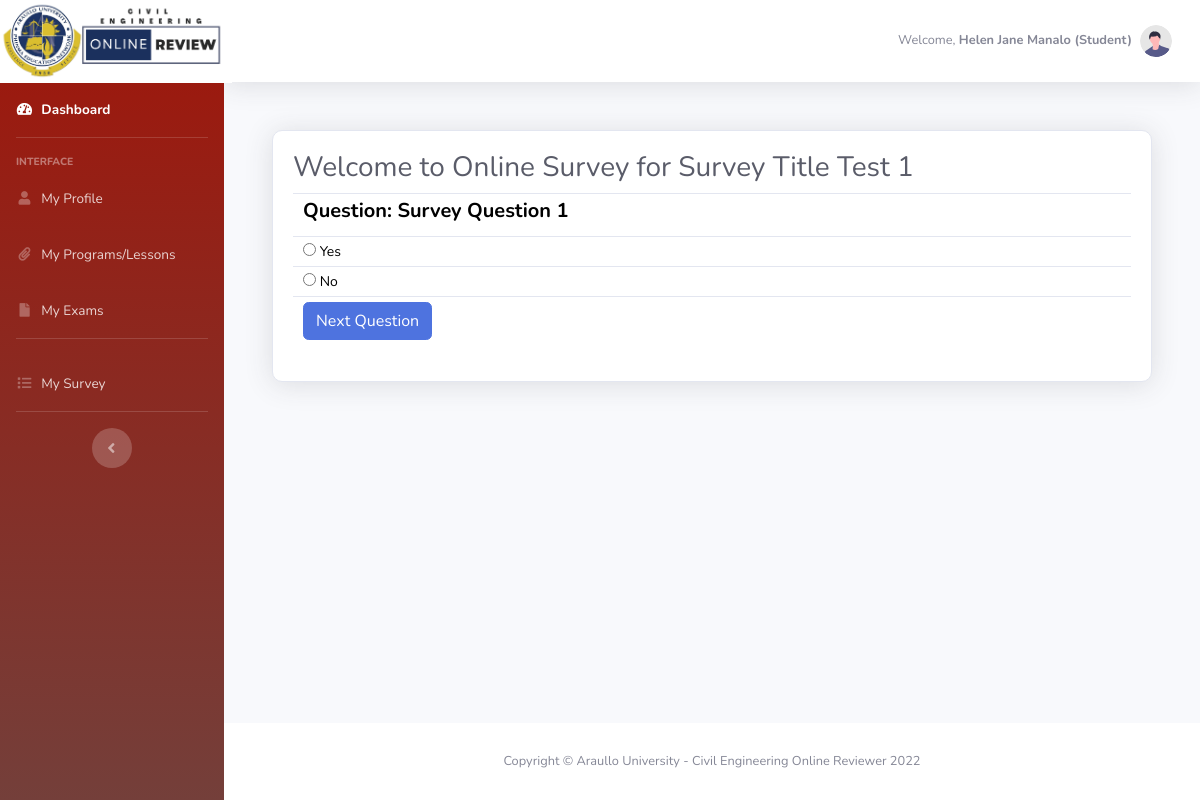
Page /dashboard/survey.php?survey_id=22&student_id=8&question_no=1 (signed in) on the committed database.
### tables this page shows
CREATE TABLE `user_account` (
  `id` int(11) NOT NULL,
  `member_id` varchar(50) NOT NULL,
  `email_address` varchar(50) NOT NULL,
  `firstname` varchar(50) NOT NULL,
  `last_name` varchar(50) NOT NULL,
  `phone_number` int(11) NOT NULL,
  `age` int(11) NOT NULL,
  `birthday` varchar(50) NOT NULL,
  `religion` varchar(50) NOT NULL,
  `blood_type` varchar(50) NOT NULL,
  `upload_image` varchar(255) NOT NULL,
  `gender` varchar(50) NOT NULL,
  `user_type` varchar(25) NOT NULL,
  `password` varchar(255) NOT NULL,
  `date_created` varchar(100) NOT NULL,
  `date_updated` varchar(100) NOT NULL
);

CREATE TABLE `survey` (
  `survey_id` int(11) NOT NULL,
  `member_id` varchar(50) NOT NULL,
  `survey_title` varchar(255) NOT NULL,
  `survey_description` text NOT NULL,
  `date_created` date NOT NULL,
  `date_modified` date NOT NULL
);

CREATE TABLE `survey_questions` (
  `survey_questions_id` int(11) NOT NULL,
  `survey_id` int(11) NOT NULL,
  `question_no` int(11) NOT NULL,
  `survey_questions` varchar(255) NOT NULL,
  `date_created` date NOT NULL
);

CREATE TABLE `survey_details` (
  `survey_details_id` int(11) NOT NULL,
  `survey_questions_id` int(11) NOT NULL,
  `options` varchar(255) NOT NULL
);

### dashboard/model/Admin.php (called while the page is built, shortened)
<?php
	class Admin {
		public $db;
		public function __construct(){
			$this->db = new mysqli(DB_HOST, DB_USER, DB_PASSWORD, DB_DATABASE);
		}
    	public function get_fullname($email_address){
    		$sql3="SELECT CONCAT_WS(' ', firstname, last_name) as fullname FROM user_account WHERE email_address = '$email_address'";
	        $result = mysqli_query($this->db,$sql3);
	        $user_data = mysqli_fetch_array($result);
	        return $user_data['fullname'];
    	}
    	public function get_usertype($email_address){
    		$sql3="SELECT user_type FROM user_account WHERE email_address = '$email_address'";
	        $result = mysqli_query($this->db,$sql3);
	        $user_data = mysqli_fetch_array($result);
	        return $user_data['user_type'];
    	}
	}
?>

### dashboard/model/Student.php (called while the page is built, shortened)
<?php
	class Student{
		public $db;
		public function __construct(){
			$this->db = new mysqli(DB_HOST, DB_USER, DB_PASSWORD, DB_DATABASE);
		}
        public function get_my_survey_by_id($survey_id) {
    		$sql3="SELECT * FROM survey a
                    LEFT JOIN survey_questions b ON a.survey_id = b.survey_id
                    LEFT JOIN student_survey c ON c.survey_id = b.survey_id
                    WHERE a.survey_id = $survey_id";
	        $result = mysqli_query($this->db,$sql3);
	        return $user_data = mysqli_fetch_assoc($result);
        }
        public function getSurveyByNumber($survey_id, $question_no){
            $query = "SELECT * FROM survey_questions WHERE survey_id ='$survey_id' AND question_no='$question_no'";
	        $result = mysqli_query($this->db,$query);
	        $user_data = mysqli_fetch_assoc($result);
            return $user_data;
        }
        public function getSurveyOptions($id,$survey_id){
            $query = "SELECT * FROM survey_questions a
                    LEFT JOIN survey_details b ON a.survey_questions_id = b.survey_questions_id
                WHERE a.question_no='$id' AND a.survey_id = '$survey_id'";
            $getData =  mysqli_query($this->db,$query);
            return $getData;
        }
	}
?>

### dashboard/survey.php (the view, shortened to what this page needs)
<?php
    include_once('db_header.php');
?>
    <div class="student-profile py-4">
        <div class="container">
            <div class="row">
                <div class="col-lg-12">
                    <?php
                        $question = $student->getSurveyByNumber($_GET['survey_id'],$_GET['question_no']);
                        $get_exam_details = $student->get_my_survey_by_id($_GET['survey_id']);
                    ?>
                    <div class="card shadow mb-4">
                        <div class="card-body">
                            <h1 class="h3 mb-2 text-gray-800">Welcome to Online Survey for <?php echo $get_exam_details['survey_title']?></h1>
                            <div class="text-center">
                                <form method="POST" action="">
                                    <table  class="table">
                                        <tr>
                                            <td colspan="2">
                                                <h3>Question: <?php echo $question['survey_questions']; ?></h3>
                                            </td>
                                        </tr>
                                        <?php
                                            $answer = $student->getSurveyOptions($_GET['question_no'],$_GET['survey_id']);
                                            if ($answer) {
                                                while ($result = $answer->fetch_assoc()) {
                                        ?>
                                            <tr>
                                                <td>
                                                    <input type="radio" name="ans[]" value="<?php echo $result['options']; ?>" /> <?php echo $result['options']; ?>
                                                </td>
                                            </tr>
                                        <?php
                                                }
                                            }
                                        ?>
                                        <tr>
                                            <td>
                                                <input type="submit" class="btn btn-primary" name="submit" value="Next Question"/>
                                            </td>
                                        </tr>
                                    </table>
                                </form>
                            </div>
                        </div>
                    </div>
                </div>
            </div>
        </div>
    </div>
<?php
    include_once('db_footer.php');
?>

### dashboard/db_header.php (shortened to what this page needs)
<?php
    require_once ('model/Admin.php');
    require_once ('model/Student.php');
    $admin = new Admin();
    $student = new Student();
?>
<!DOCTYPE html>
<html lang="en">
<head>
    <link href="vendor/fontawesome-free/css/all.min.css" rel="stylesheet" type="text/css">
    <link href="css/sb-admin-2.min.css" rel="stylesheet">
    <link href="vendor/datatables/dataTables.bootstrap4.min.css" rel="stylesheet">
</head>
<body id="page-top">
    <div id="wrapper">
        <?php
            include_once("menu.php")
        ?>
    <div id="content-wrapper" class="d-flex flex-column">
        <div id="content">
            <nav class="navbar navbar-expand navbar-light bg-white topbar mb-4 static-top shadow">
                <ul class="navbar-nav ml-auto">
                    <li class="nav-item dropdown no-arrow">
                        <a class="nav-link dropdown-toggle" href="#" id="userDropdown" role="button"
                            data-toggle="dropdown" aria-haspopup="true" aria-expanded="false">
                            <?php
                                if (isset($_SESSION['email_address'])) :
                            ?>
                                <span class="mr-2 d-none d-lg-inline text-gray-600 small">Welcome, <strong><?php echo $admin->get_fullname($_SESSION['email_address']); ?> (<?php echo $admin->get_usertype($_SESSION['email_address']); ?>)</strong></span>
                                <img class="img-profile rounded-circle"
                                    src="img/undraw_profile.svg">
                            <?php
                                endif
                            ?>
                        </a>
                    </li>
                </ul>
            </nav>
            <div class="container-fluid">

### rows in the picture
user_account: user_type "Student"
survey: survey_title "Survey Title Test 1"
survey_questions: survey_questions "Survey Question 1"
survey_details: options "Yes"
survey_details: options "No"

### other values in the picture
$admin->get_fullname($_SESSION['email_address']) "Helen Jane Manalo"
